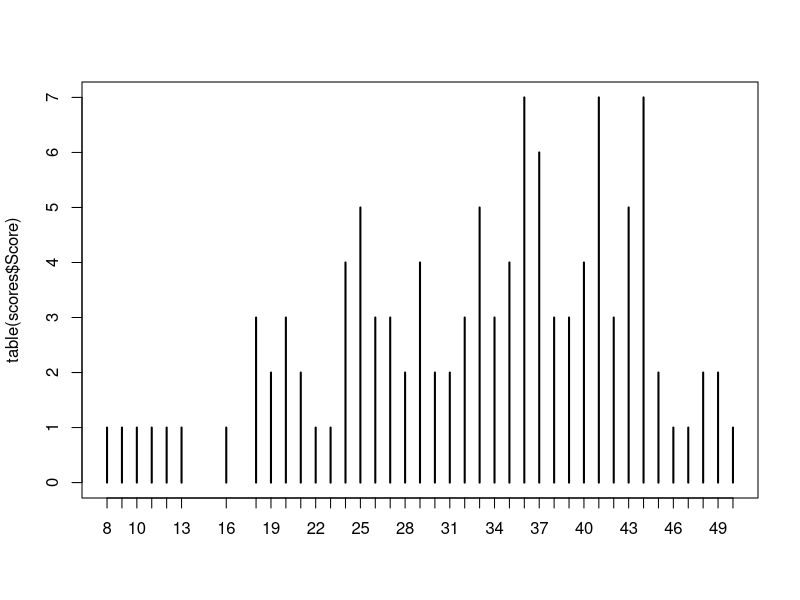
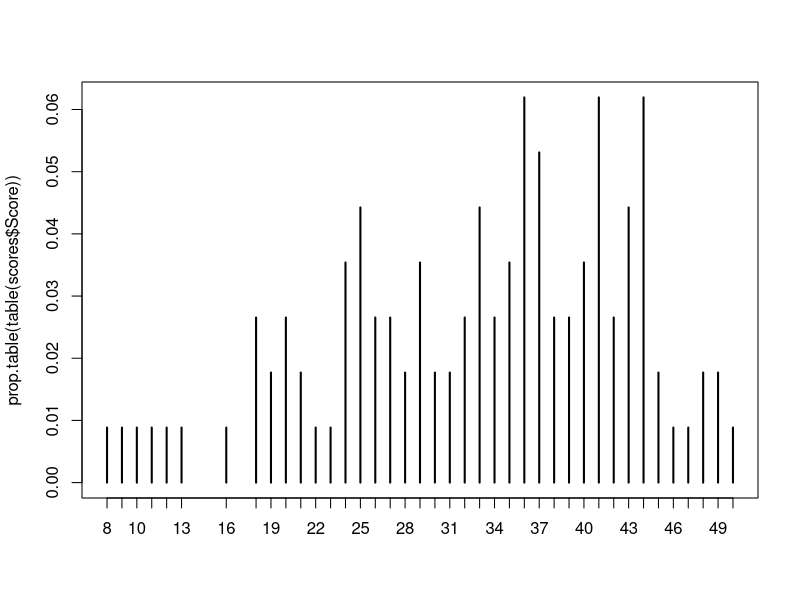
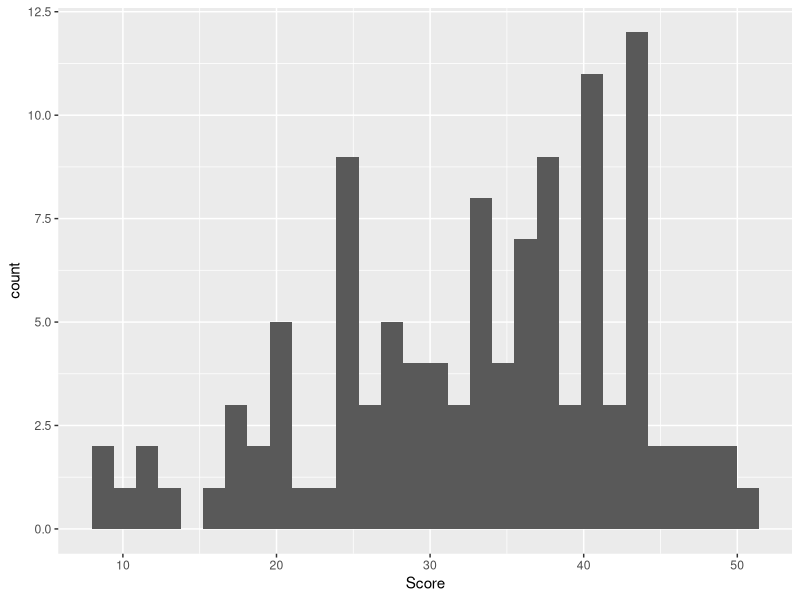

Source code (R) for these figures, in order:
## ---- chunk 1
knitr::opts_chunk$set(echo = TRUE)
## ---- chunk 2
library(tidyverse)
## ---- chunk 3
scores <- utils::read.csv(file = "../../data-raw/tp1_2.csv", sep = ";", skip = 2)
scores
## ---- chunk 4
scores <- readr::read_csv2(file = "../../data-raw/tp1_2.csv")
scores
## ---- chunk 5
# scores <- 
# 
# scores
## ---- chunk 6
str(scores)

summary(scores)
mean(scores$Score)
median(scores$Score)
## ---- chunk 7
table(scores$Score)
prop.table( table(scores$Score) ) * 100
## ---- chunk 8
plot( table(scores$Score) )
plot( prop.table( table(scores$Score) ) )
## ---- chunk 9
library(dplyr)
scores %>%
        ggplot(aes(x = Score)) +
        geom_histogram(bins = 30)
